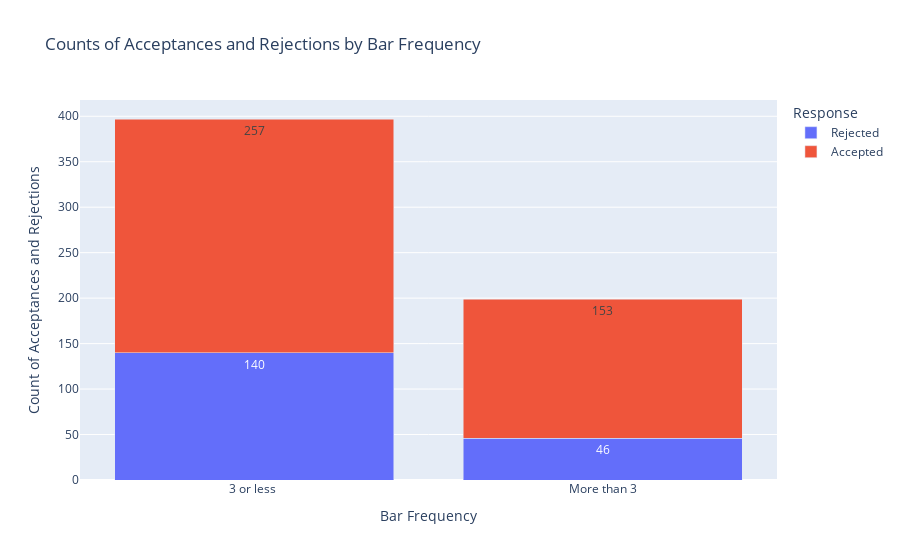

Here is the notebook cell this chart was saved with:
### Markdown cell above
3. Compare the acceptance rate between those who went to a bar 3 or fewer times a month to those who went more.

### Code cell
barFrequencyToQuery = ['1~3','4~8','gt8']

compareBarCouponData = bar_coupon_data.query('Bar in @barFrequencyToQuery')

compareBarCouponDataCopy = compareBarCouponData

textToReplace = {'1~3': '3 or less ', '4~8': 'More than 3', 'gt8' : 'More than 3'}

#driversWentToBar['Bar'] = driversWentToBar['Bar'].replace(text_to_replace)

for oldValue, newValue in textToReplace.items():
    compareBarCouponData.loc[compareBarCouponData['Bar'] == oldValue, 'Bar'] = newValue

#print(driversWentToBar['Bar'].value_counts(dropna=False))


numberofVisits = compareBarCouponData.groupby(['Bar', 'Y']).size().reset_index(name='count')

numberofVisits['Y'] = numberofVisits['Y'].map({1: 'Accepted', 0: 'Rejected'})

fig = px.bar(numberofVisits, x='Bar', y='count', color='Y', 
             title='Counts of Acceptances and Rejections by Bar Frequency',
             labels={'Bar': 'Bar Frequency', 'count': 'Count of Acceptances and Rejections', 'Y': 'Response'},
             text='count')

fig.update_layout(barmode='stack')
fig.show()

# Adding Image if Plotly did not load

display(Image(filename='images/Counts of Acceptances and Rejections by Bar Frequency.png'))

### Figure 1 — Plotly figure (JSON) as saved in the notebook; plotly's stock layout.template omitted (floating-point values rounded to 4 significant figures)
{"data": [{"alignmentgroup": "True", "hovertemplate": "Response=Rejected<br>Bar Frequency=%{x}<br>Count of Acceptances and Rejections=%{text}<extra></extra>", "legendgroup": "Rejected", "marker": {"color": "#636efa", "pattern": {"shape": ""}}, "name": "Rejected", "offsetgroup": "Rejected", "orientation": "v", "showlegend": true, "text": [140, 46], "textposition": "auto", "type": "bar", "x": ["3 or less ", "More than 3"], "xaxis": "x", "y": [140, 46], "yaxis": "y"}, {"alignmentgroup": "True", "hovertemplate": "Response=Accepted<br>Bar Frequency=%{x}<br>Count of Acceptances and Rejections=%{text}<extra></extra>", "legendgroup": "Accepted", "marker": {"color": "#EF553B", "pattern": {"shape": ""}}, "name": "Accepted", "offsetgroup": "Accepted", "orientation": "v", "showlegend": true, "text": [257, 153], "textposition": "auto", "type": "bar", "x": ["3 or less ", "More than 3"], "xaxis": "x", "y": [257, 153], "yaxis": "y"}], "layout": {"barmode": "stack", "legend": {"title": {"text": "Response"}, "tracegroupgap": 0}, "title": {"text": "Counts of Acceptances and Rejections by Bar Frequency"}, "xaxis": {"anchor": "y", "domain": [0, 1], "title": {"text": "Bar Frequency"}}, "yaxis": {"anchor": "x", "domain": [0, 1], "title": {"text": "Count of Acceptances and Rejections"}}}}
